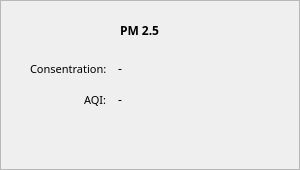
                     <widget class="QFrame" name="frame_pm25">
                      <property name="sizePolicy">
                       <sizepolicy hsizetype="Preferred" vsizetype="Fixed">
                        <horstretch>0</horstretch>
                        <verstretch>0</verstretch>
                       </sizepolicy>
                      </property>
                      <property name="minimumSize">
                       <size>
                        <width>0</width>
                        <height>170</height>
                       </size>
                      </property>
                      <property name="frameShape">
                       <enum>QFrame::StyledPanel</enum>
                      </property>
                      <property name="frameShadow">
                       <enum>QFrame::Raised</enum>
                      </property>
                      <widget class="QLabel" name="label_9">
                       <property name="geometry">
                        <rect>
                         <x>120</x>
                         <y>10</y>
                         <width>81</width>
                         <height>41</height>
                        </rect>
                       </property>
                       <property name="font">
                        <font>
                         <family>Nunito Light</family>
                         <pointsize>9</pointsize>
                         <weight>75</weight>
                         <bold>true</bold>
                        </font>
                       </property>
                       <property name="text">
                        <string>PM 2.5</string>
                       </property>
                      </widget>
                      <widget class="QWidget" name="formLayoutWidget_4">
                       <property name="geometry">
                        <rect>
                         <x>20</x>
                         <y>60</y>
                         <width>271</width>
                         <height>101</height>
                        </rect>
                       </property>
                       <layout class="QFormLayout" name="formLayout_5">
                        <property name="labelAlignment">
                         <set>Qt::AlignRight|Qt::AlignTrailing|Qt::AlignVCenter</set>
                        </property>
                        <property name="horizontalSpacing">
                         <number>11</number>
                        </property>
                        <property name="verticalSpacing">
                         <number>14</number>
                        </property>
                        <property name="leftMargin">
                         <number>10</number>
                        </property>
                        <item row="0" column="0">
                         <widget class="QLabel" name="label_17">
                          <property name="font">
                           <font>
                            <family>Nunito Light</family>
                            <pointsize>8</pointsize>
                            <weight>50</weight>
                            <bold>false</bold>
                           </font>
                          </property>
                          <property name="text">
                           <string>Consentration:</string>
                          </property>
                         </widget>
                        </item>
                        <item row="1" column="0">
                         <widget class="QLabel" name="label_18">
                          <property name="font">
                           <font>
                            <family>Nunito Light</family>
                            <pointsize>8</pointsize>
                            <weight>50</weight>
                            <bold>false</bold>
                           </font>
                          </property>
                          <property name="text">
                           <string>AQI:</string>
                          </property>
                         </widget>
                        </item>
                        <item row="0" column="1">
                         <widget class="QLabel" name="pm25_cons">
                          <property name="font">
                           <font>
                            <family>Nunito SemiBold</family>
                           </font>
                          </property>
                          <property name="text">
                           <string>-</string>
                          </property>
                         </widget>
                        </item>
                        <item row="1" column="1">
                         <widget class="QLabel" name="pm25_aqi">
                          <property name="font">
                           <font>
                            <family>Nunito SemiBold</family>
                            <weight>50</weight>
                            <bold>false</bold>
                           </font>
                          </property>
                          <property name="text">
                           <string>-</string>
                          </property>
                          <property name="textInteractionFlags">
                           <set>Qt::LinksAccessibleByMouse</set>
                          </property>
                         </widget>
                        </item>
                       </layout>
                      </widget>
                     </widget>
